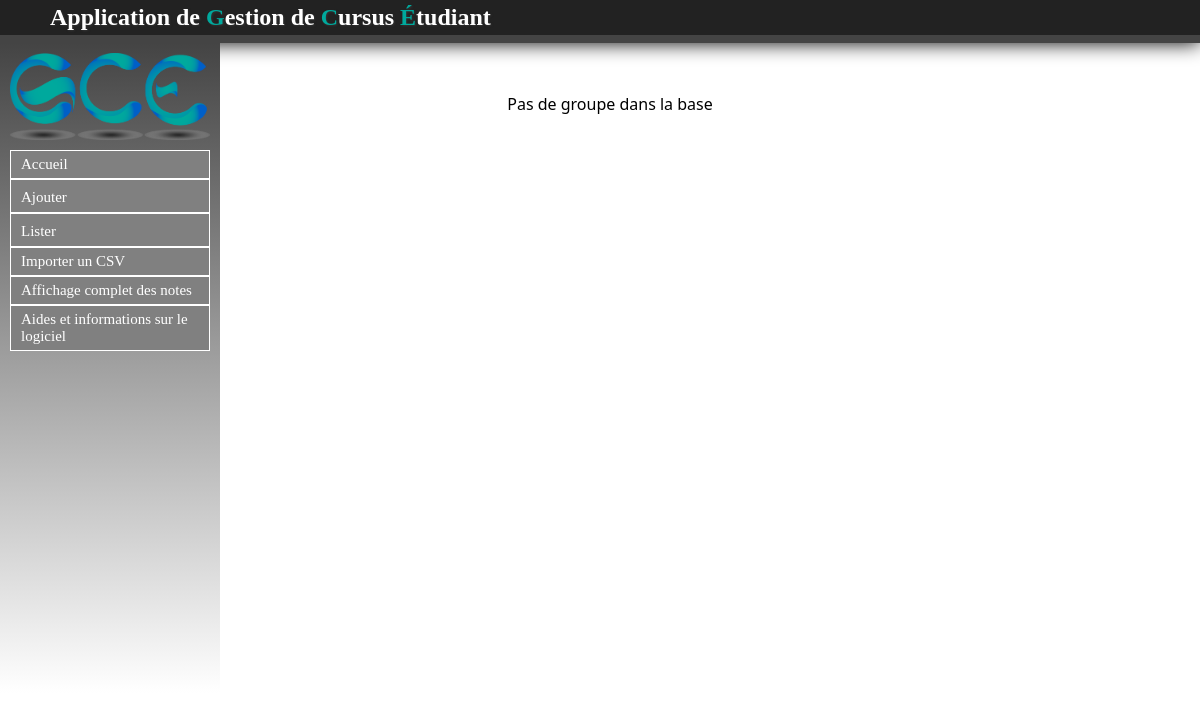
Page /Groupe/listerGroupes on the earlier database version.
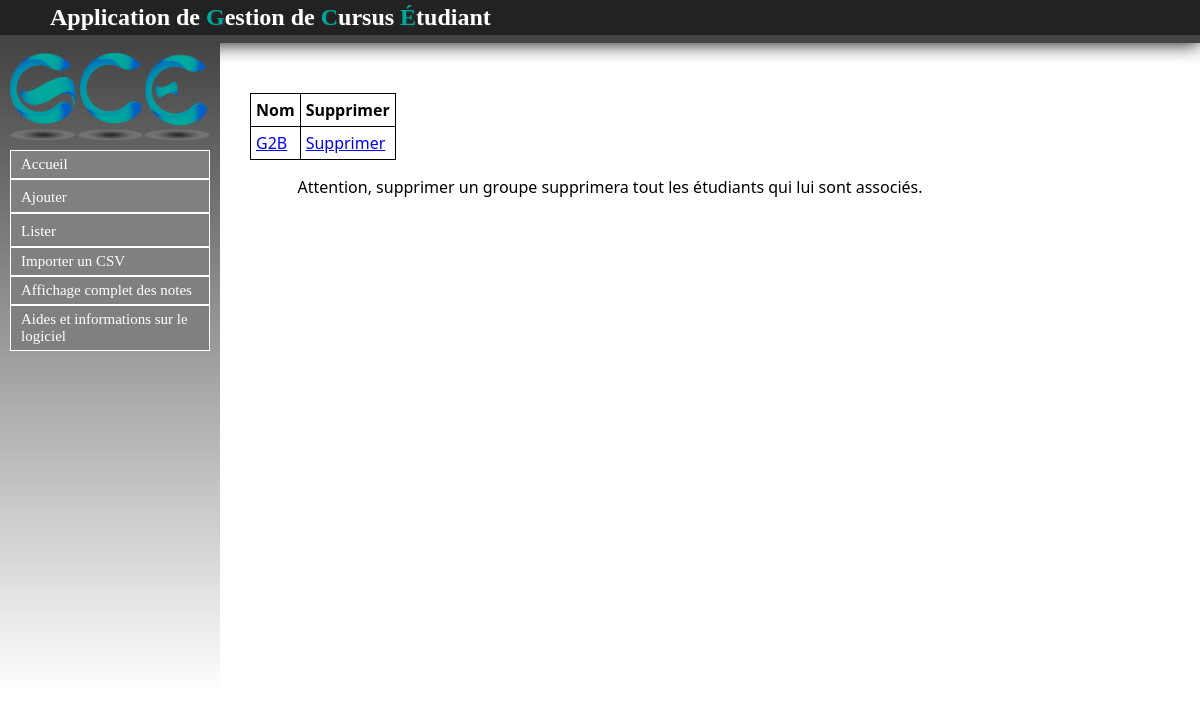
Same page on the later database version.
### Groupe/models.py (models this page shows, shortened)
class Groupe(models.Model):
	nom = models.CharField(max_length=30, null=False)
	numero = models.IntegerField()

### Groupe/views.py (the view)
def listerGroupes(request):
	groupes = Groupe.objects.all()
	return render(request, 'contenu_html/listerGroupes.html',{'groupe': groupes})

### Groupe/templates/contenu_html/listerGroupes.html (shortened to what this page needs)
{% extends "templates/base.html" %}
{% block content %}
	{% if not groupe %}
		<p>Pas de groupe dans la base</p>
	{% else %}
		<table>
		<tr>
			<th>Nom</th>
			<th>Supprimer</th>
		</tr>
		{% for gr in groupe %}
		<tr>
			<td><a href="/Groupe/listerEtuGroupe/{{ gr.id }}">{{ gr.nom }}</a></td>
			<td><a href="supprgrp/{{ gr.id }}">Supprimer</a></td>
		</tr>
		{% endfor %}
		</table>
		<p>Attention, supprimer un groupe supprimera tout les étudiants qui lui sont associés.</p>
	{% endif %}
{% endblock %}

Differences in the rows shown:
added Groupe: nom "G2B"
Other differences:
text no longer shown: "Pas de groupe dans la base"
text now shown: "Nom Supprimer Attention, supprimer un groupe supprimera tout les étudiants qui lui sont associés."
